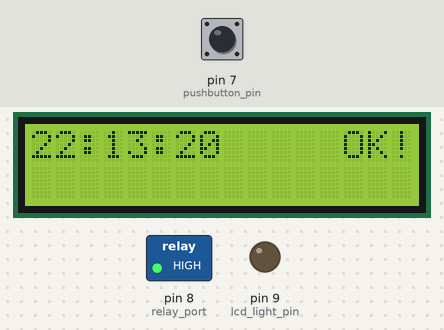
Bench run of a sketch on a simulated Arduino Uno, built with avr-gcc and run on an emulated ATmega328P. Shown: 16×2 character LCD, switched loads named in the sketch (green lamp = pin HIGH), output pins drawn as LEDs (lit = HIGH). Inputs (shaded band) come from the test bench; at power-on: pin 7 (pushbutton_pin) HIGH. The local clock reads 2024-03-15 10:24:30 at power-on unless the sketch sets it.

Above: at 0.1 s.
At 1.2 s:
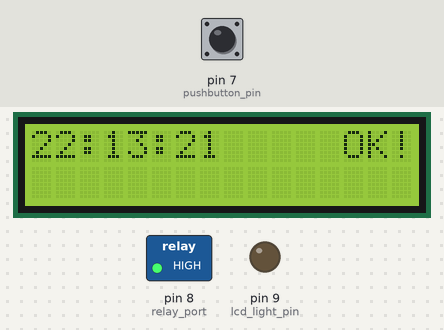
1.3 s: pin 7 (pushbutton_pin) pulled LOW for 1.2 s
At 3.3 s:
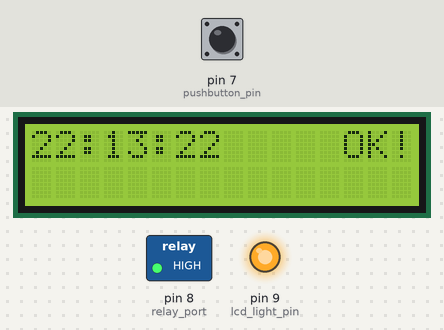
Timing chart, 0 to 4.8 s (numbered marks = the images above; inputs shaded):
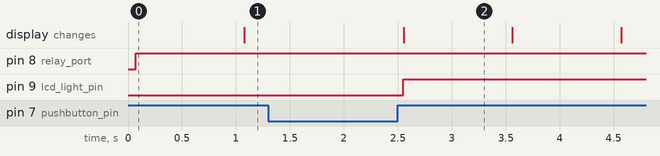

Measured:
- after the input at 1.3 s, pin 9 (lcd_light_pin): LOW → HIGH after 1.3 s
- what the display in image 2 shows lasts 1.0 s, from 2.6 s to 3.6 s

The sketch:

main.ino
```cpp
#include "DS3231.h"
#include "LiquidCrystal.h"

DS3231 rtc;
LiquidCrystal lcd(12, 11, 5, 4, 3, 2);

bool switched_on = false;
bool last_state;

int relay_port = 8;
int pushbutton_pin = 7;
int lcd_light_pin = 9;

String get_date_and_time () {

  //get current date and time
  RTCDateTime date_and_time = rtc.getDateTime();

  //variable only to manipulate time the way I need
  String current_time;

  if (date_and_time.hour < 10) {
    current_time = "0";
    current_time = current_time + date_and_time.hour;
  } else {
    current_time = date_and_time.hour;
  }

  current_time = current_time + ":";

  if (date_and_time.minute < 10) {
    current_time = current_time + "0";
    current_time = current_time + date_and_time.minute;
  } else {
    current_time = current_time + date_and_time.minute;
  }

  current_time = current_time + ":";

  if (date_and_time.second < 10) {
    current_time = current_time + "0";
    current_time = current_time + date_and_time.second;
  } else {
    current_time = current_time + date_and_time.second;
  }

  return current_time;

}

void lcd_printing(String current_time, String msg) {

  lcd.clear();
  lcd.setCursor(0, 0);
  lcd.print(current_time);
  lcd.setCursor(13, 0);
  lcd.print(msg);

}

void setup() {

  Serial.begin(9600);

  rtc.begin();
  rtc.setDateTime(__DATE__, __TIME__);

  lcd.begin(16, 2);

  pinMode(relay_port, OUTPUT);
  pinMode(lcd_light_pin, OUTPUT);

  digitalWrite(lcd_light_pin, LOW);

}

void loop() {

  switched_on = digitalRead(pushbutton_pin);

  if (!switched_on) {

    last_state = !last_state;
    while (!digitalRead(pushbutton_pin)) {} //aguarda soltar botão
    delay(50);

  }

  if (last_state == HIGH) {

    digitalWrite(lcd_light_pin, HIGH);
    lcd.display();

  } else {

    digitalWrite(lcd_light_pin, LOW);

  }

  String current_time = get_date_and_time();

  lcd_printing(current_time, "OK!");

  digitalWrite(relay_port, HIGH);

  /*
    here we set the time we want the lamp to be switched on and then swtiched off;
    or we can only choose a time to be switched on, e.g.: current_time >= "19:26"
  */
  if (current_time >= "19:26" && current_time <= "19:27") {
    digitalWrite(relay_port, LOW);
  }


  delay(1000);

}
```
